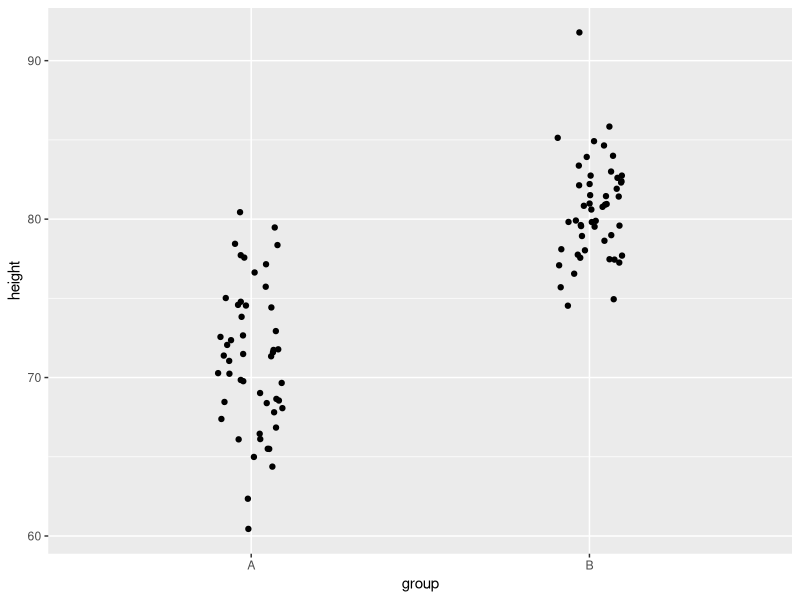
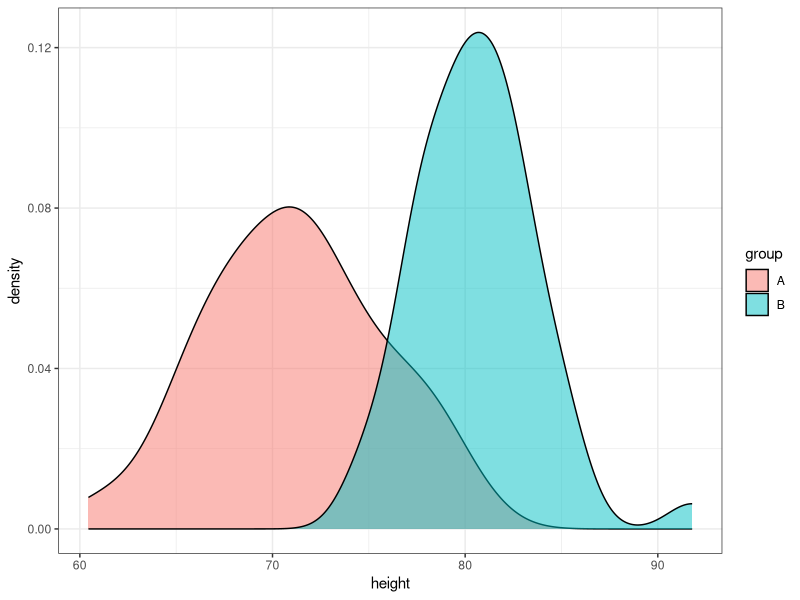
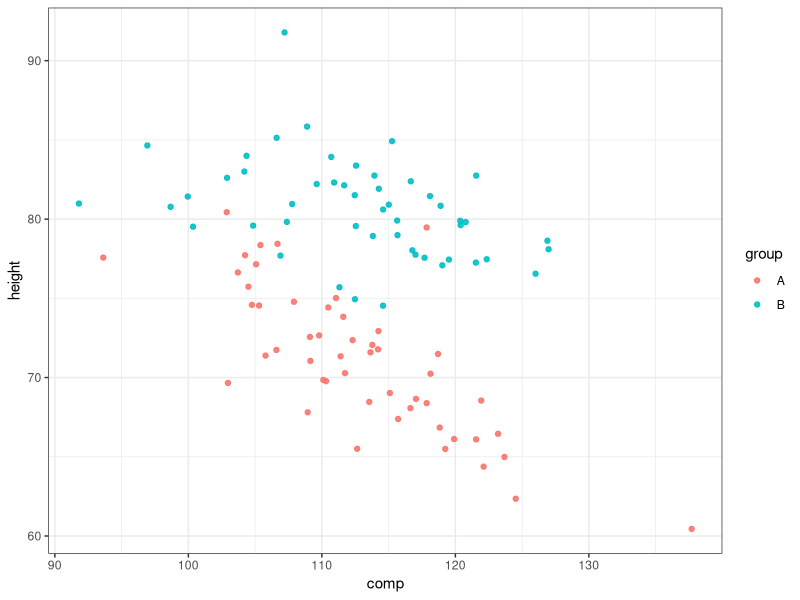
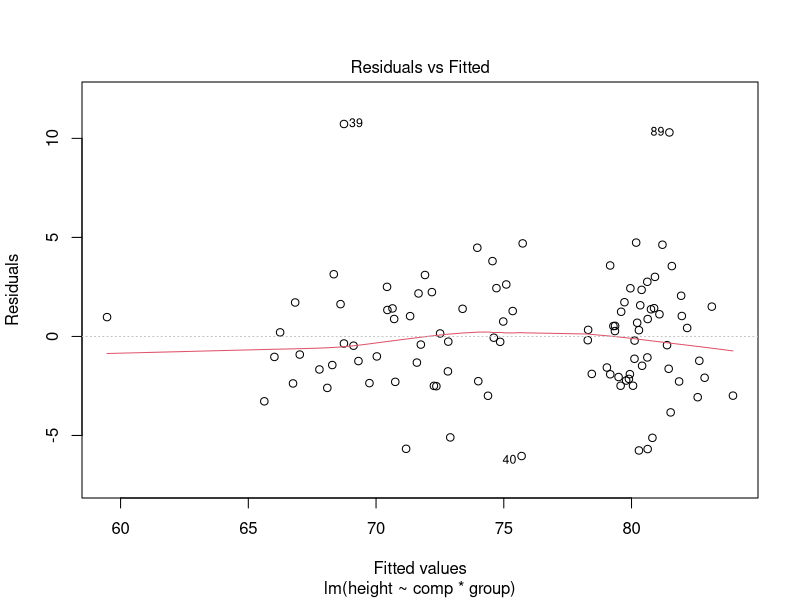
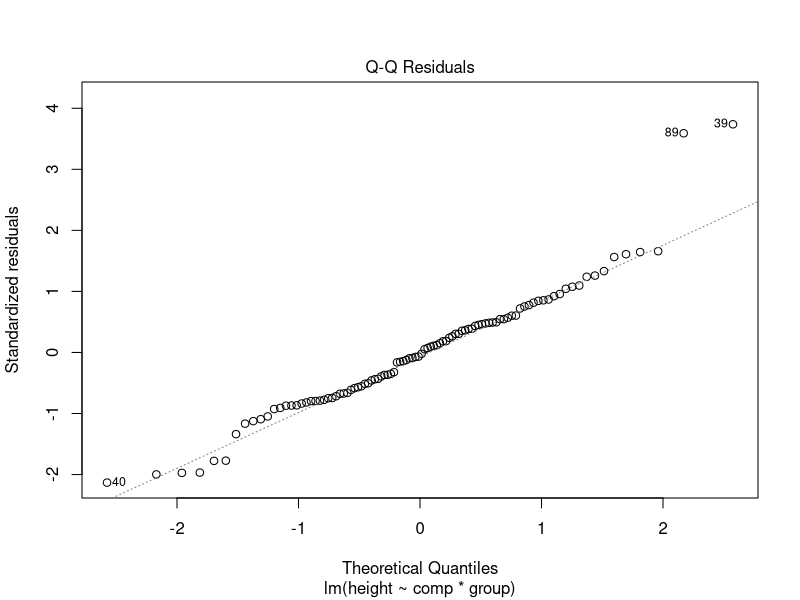
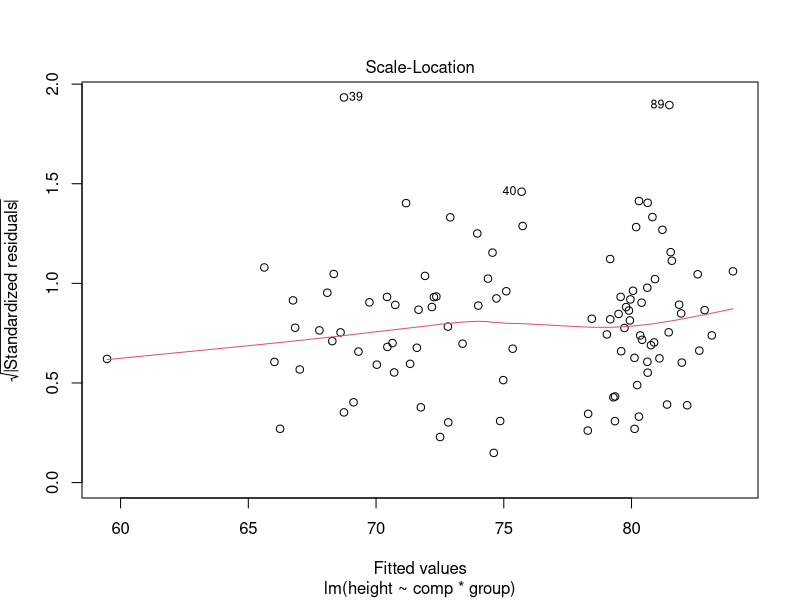
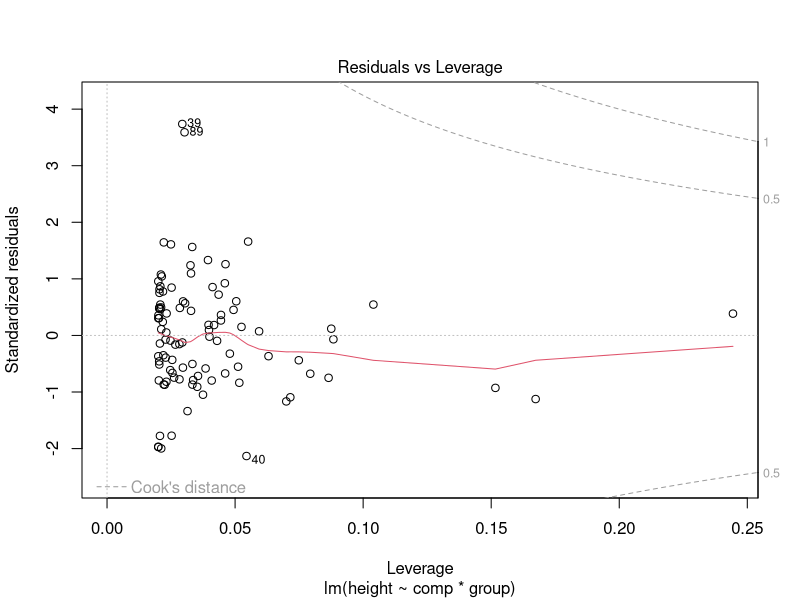

R code for these plots, in order: (Note: this script raises an error after producing the figures.)
#### Model Evaluation Excericse 1 ####
                         
library(tidyverse)
library(ggthemes)
library(broom)
library(car)
library(modelr)
## Below, we import a simulated dataset of a plant competition experiment.

plant_comp <- read.csv("model_eval_est/plant_comp.csv")
head(plant_comp)                  

## There are three columns: comp = the height of the competitor plant, height = the height of
## the focal plant, and group = the treatment group where "A" is a nutrient poor treatment
## and "B" is a nutrient rich treatment.

## Build and evaluate a model to test the following hypotheses: 
  ##    - There is a negative relationship between competitor height and focal plant height.
  ##    - The plants in group A and group B differ in their overall height.
  ##    - The relationship between competitor height and focal plant height is the same between
  ##      nutrient treatments.

## Evaluate the predictors and the overall model. Provide graphical and statistical evidence
## to support your findings, including model estimates and uncertainty. Wherever possible,
## plot both raw data and model estimates.


## Explore data 

plant_comp %>% 
  group_by(group) %>% 
  summarize(mean_height = mean(height),
            sd_height = sd(height))

ggplot(plant_comp,aes(group,height))+
  geom_jitter(width = 0.1)

ggplot(plant_comp,aes(height, fill = group))+
  geom_density(alpha = 0.5)+
  theme_bw()

ggplot(plant_comp,aes(comp,height, color = group))+
  geom_point(alpha = 0.9)+
  theme_bw()

## Build model
mod1 <- lm(height ~ comp*group, plant_comp)

## Model summary
summary(mod1)

## Evaluate predictors w/ type-3 ANOVA
Anova(mod1, type = 3)

## Model selection - option
mod2 <- update(mod1, ~. -comp:group)
summary(mod2)
anova(mod2,mod1)

## Assess fit
rmse(mod1,plant_comp)
mae(mod1,plant_comp)
rmse(mod2,plant_comp)
mae(mod2,plant_comp)

## Diagnostics
plot(mod1)

## Group means across comp heights

emmeans(mod1, spec = "group")

## Generate model predictions and plot

mod1 %>% 
  augment(newdata = expand_grid(group = unique(plant_comp$group),
                                comp = seq(from = min(plant_comp$comp),
                                          to = max(plant_comp$comp),
                                          by = 0.1))) %>%
  ggplot(aes(comp,.fitted, color = group))+
  geom_point(data = plant_comp, aes(comp, height, color = group),
             alpha = 0.65, size = 2, inherit.aes = F)+
  geom_line()+
  geom_ribbon(aes(ymin = .fitted - .se.fit, ymax = .fitted + .se.fit,
                  fill = group, color = NULL), alpha = 0.25)+
  ylab("Focal plant height (cm)")+
  xlab("Competitor plant height (cm)")+
  scale_color_discrete(name = "Treatment", labels = c("Nutrient poor", "Nutrient rich"))+
  scale_fill_discrete(name = "Treatment", labels = c("Nutrient poor", "Nutrient rich"))+
  theme_bw()


## Model coefficients and CI
summary(mod1)

## Get the estimate abnd SE of the slope in group B using the variance-covariance 
## matrix of the model coefficients. 
## The SE is the square root of Var(a+b) where Var(a+b) = Var(a) + Var(b) + 2*cov(a,b)
slope2 <- coef(mod1)["comp"]+coef(mod1)["comp:groupB"] 
se_slope2<-sqrt(vcov(mod1)["comp","comp"]+
           vcov(mod1)["comp:groupB","comp:groupB"]+
           2*vcov(mod1)["comp","comp:groupB"])
slope2
se_slope2

#  2-sided t-test... to test is slope is different from 0
pt(slope2/se_slope2, df = nrow(plant_comp)-length(coef(mod1)))*2

## Stats:
    ## Overall model F-test:  F = 114.8, d.f = 3, 96, p < 0.001

    ## ANOVA: Comp - F = 71.38 , p <  0.001
    ##        Group - F = 8.27, p = 0.005  
    ##        Comp:Group - F = 15.79, p < 0.001

    ## Estimated group means across competitor heights: A = 71.1 cm, B = 80.6 cm
    ## Competitor height slope estimates: A = -0.47 (+/- 0.06), B = -0.16 (+/- 0.05, p = 0.003)
  






